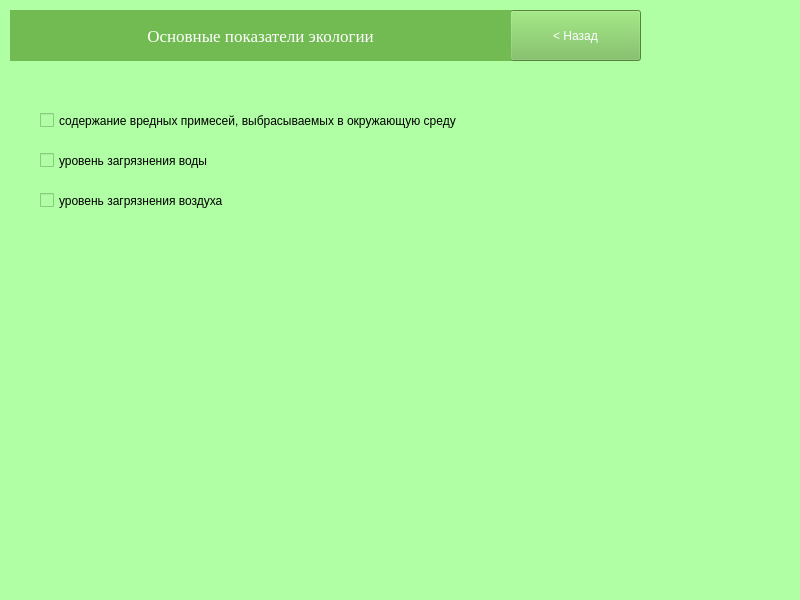
<?xml version="1.0" encoding="UTF-8"?>
<ui version="4.0">
 <class>MainWindow</class>
 <widget class="QMainWindow" name="MainWindow">
  <property name="geometry">
   <rect>
    <x>0</x>
    <y>0</y>
    <width>800</width>
    <height>600</height>
   </rect>
  </property>
  <property name="windowTitle">
   <string>MainWindow</string>
  </property>
  <property name="styleSheet">
   <string notr="true">background-color: rgb(177, 255, 165);</string>
  </property>
  <widget class="QWidget" name="centralwidget">
   <widget class="QPushButton" name="pushButton">
    <property name="geometry">
     <rect>
      <x>510</x>
      <y>10</y>
      <width>131</width>
      <height>51</height>
     </rect>
    </property>
    <property name="styleSheet">
     <string notr="true">background-color: rgb(114, 187, 83);
color: rgb(255, 255, 255);
font: 13pt &quot;Times New Roman&quot;;</string>
    </property>
    <property name="text">
     <string>&lt; Назад</string>
    </property>
   </widget>
   <widget class="QLabel" name="label">
    <property name="geometry">
     <rect>
      <x>10</x>
      <y>10</y>
      <width>501</width>
      <height>51</height>
     </rect>
    </property>
    <property name="font">
     <font>
      <family>Times New Roman</family>
      <pointsize>13</pointsize>
     </font>
    </property>
    <property name="toolTipDuration">
     <number>-1</number>
    </property>
    <property name="styleSheet">
     <string notr="true">background-color: rgb(114, 187, 83);
color: rgb(255, 255, 255);</string>
    </property>
    <property name="text">
     <string>Основные показатели экологии</string>
    </property>
    <property name="alignment">
     <set>Qt::AlignCenter</set>
    </property>
    <property name="indent">
     <number>0</number>
    </property>
   </widget>
   <widget class="QCheckBox" name="checkBox">
    <property name="geometry">
     <rect>
      <x>40</x>
      <y>100</y>
      <width>671</width>
      <height>41</height>
     </rect>
    </property>
    <property name="styleSheet">
     <string notr="true">font: 12pt &quot;Times New Roman&quot;;</string>
    </property>
    <property name="text">
     <string>содержание вредных примесей, выбрасываемых в окружающую среду</string>
    </property>
    <attribute name="buttonGroup">
     <string notr="true">buttonGroup</string>
    </attribute>
   </widget>
   <widget class="QCheckBox" name="checkBox_2">
    <property name="geometry">
     <rect>
      <x>40</x>
      <y>180</y>
      <width>671</width>
      <height>41</height>
     </rect>
    </property>
    <property name="styleSheet">
     <string notr="true">font: 12pt &quot;Times New Roman&quot;;</string>
    </property>
    <property name="text">
     <string>уровень загрязнения воздуха</string>
    </property>
    <attribute name="buttonGroup">
     <string notr="true">buttonGroup</string>
    </attribute>
   </widget>
   <widget class="QCheckBox" name="checkBox_3">
    <property name="geometry">
     <rect>
      <x>40</x>
      <y>140</y>
      <width>671</width>
      <height>41</height>
     </rect>
    </property>
    <property name="styleSheet">
     <string notr="true">font: 12pt &quot;Times New Roman&quot;;</string>
    </property>
    <property name="text">
     <string>уровень загрязнения воды</string>
    </property>
    <attribute name="buttonGroup">
     <string notr="true">buttonGroup</string>
    </attribute>
   </widget>
  </widget>
  <widget class="QMenuBar" name="menubar">
   <property name="geometry">
    <rect>
     <x>0</x>
     <y>0</y>
     <width>800</width>
     <height>26</height>
    </rect>
   </property>
  </widget>
  <widget class="QStatusBar" name="statusbar"/>
 </widget>
 <resources/>
 <connections/>
 <buttongroups>
  <buttongroup name="buttonGroup"/>
 </buttongroups>
</ui>
